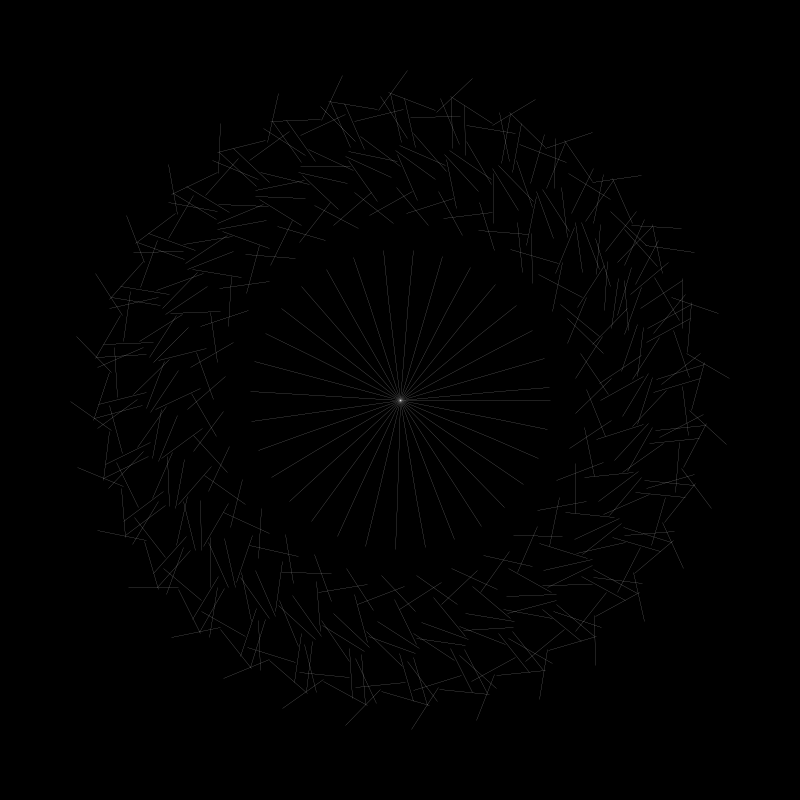
Frame 1 (no input)
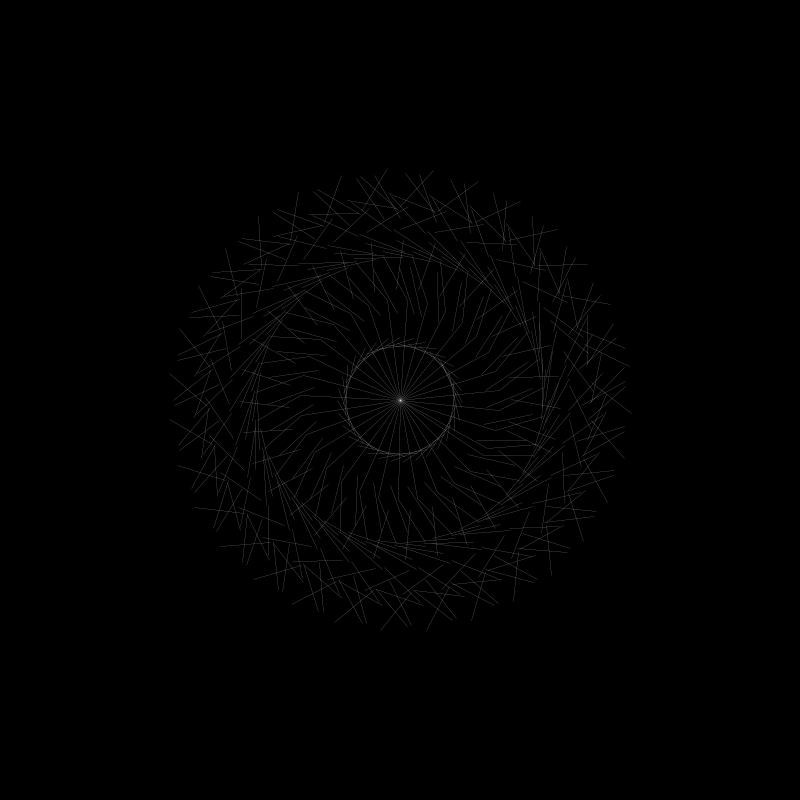
Frame 60 (the mouse pressed at the canvas centre just before this capture)
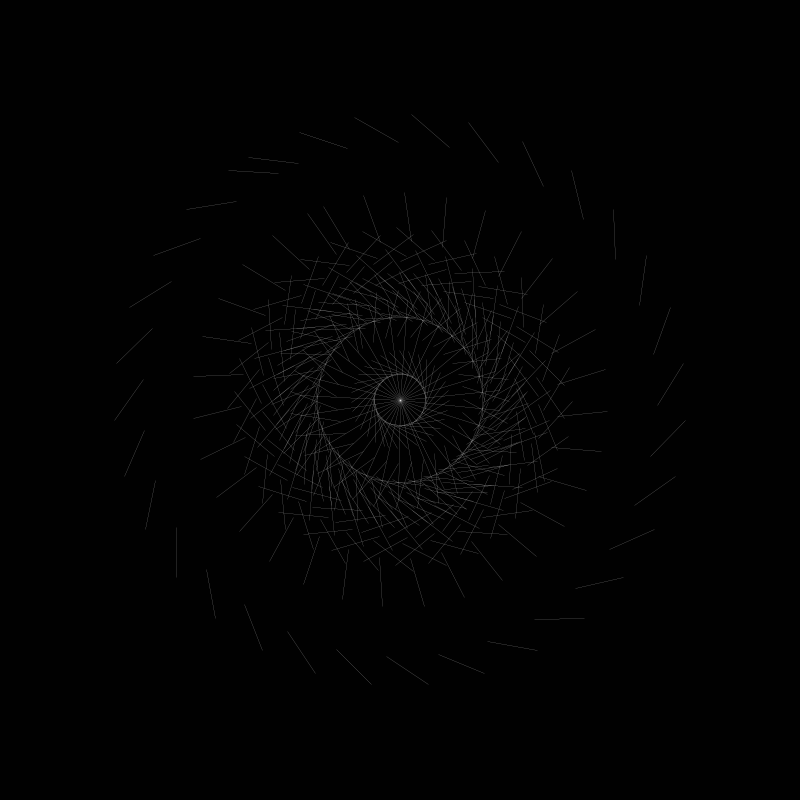
Frame 120 (the mouse held since frame 60 and released just before this capture)

The Processing sketch that drew these frames (run headless with seeded random() and noise(); from frame 60 on, the mouse is pressed at the canvas centre):

// Processing sketch: hypnoInteractive
// ── hypnoInteractive.pde
//based on example of Learning Processing @shiffman

// Global angle for rotation

boolean tecla, raton = false;
float theta = 0;
void setup() {
  size(800, 800);
smooth();
}
void draw() {
  background(theta);
  
  if (!raton) {
    stroke(255);
  } else {
    stroke(random(255),random(255),random(255));
  }
  
  if (!tecla)  {
    strokeWeight(0);
  } else {
    strokeWeight(4);
  }
    
  // Translate to center of window
  translate(width/2,height/2);
  // Loop from 0 to 360 degrees (2*PI radians)
  for(float i = 0; i < TWO_PI; i += 0.2) {
  // Push, rotate and draw a line!
  pushMatrix();
  rotate(theta + i);
  line(0,0,100,0);
  // Loop from 0 to 360 degrees (2*PI radians)
  for(float j = 0; j < TWO_PI; j += 0.5) {
  // Doesn't push, translate, rotate and draw a line!
  //pushMatrix(); COMENTADO
  translate(100,0);
  rotate(-theta-j);
  line(0,0,50,0);
  //doesn't pop to var
  //popMatrix(); //COMENTADO
  }
// We're done with the outside loop, pop!
popMatrix();
}
endShape();
// Increment theta
theta += 0.01;
}

void keyPressed(){
  tecla = !tecla;
}

void mouseClicked(){
  raton = !raton;
}
